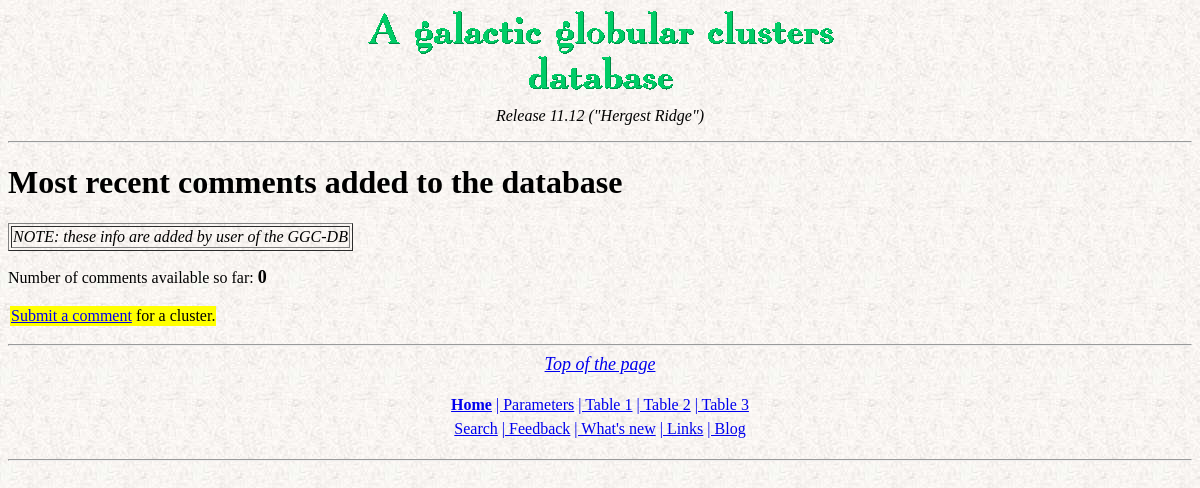
The page /lcomments.php on the database as committed earlier.
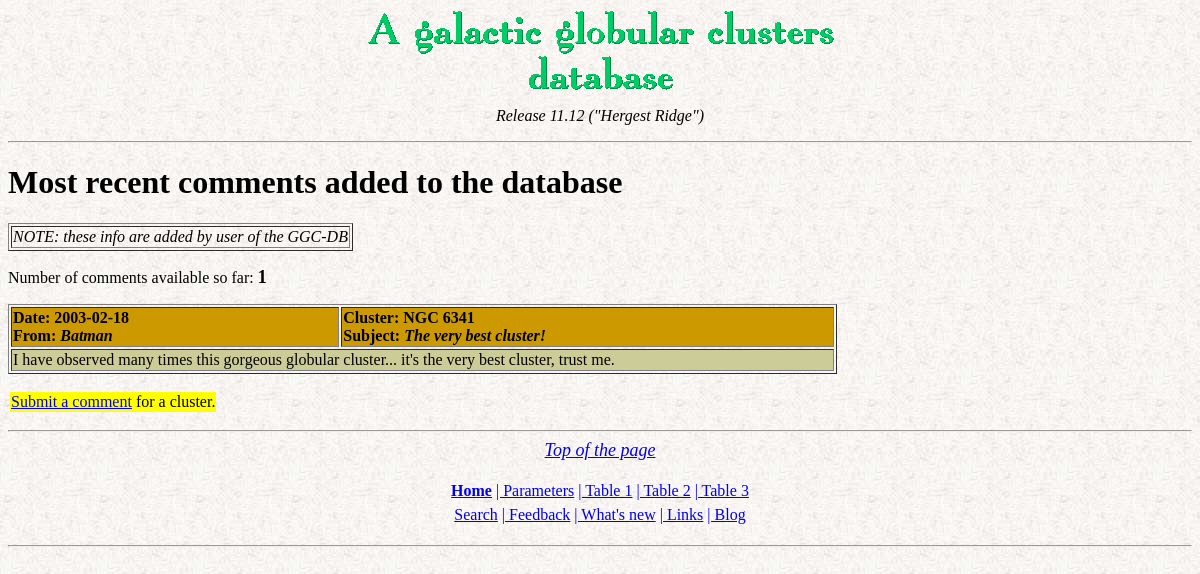
The same page on the database as committed later.
### tables this page shows
CREATE TABLE `infousers` (
  `numcomm` smallint(6) NOT NULL,
  `ID` varchar(10) DEFAULT NULL,
  `datacomm` date DEFAULT NULL,
  `nomeuser` varchar(30) DEFAULT NULL,
  `commento` text,
  `intestazione` tinytext NOT NULL
);

### lcomments.php (the view, shortened to what this page needs)
<html>
<head><title>GGCs database - Comments</title></head>
<body background="backgr2.jpg">
<?php include 'inte2.php'?>
<h1>Most recent comments added to the database</h1>
<table border=1><tr><td><i>
NOTE: these info are added by user of the GGC-DB
</i></td></tr></table>
<p>
<?php
$query = "SELECT * FROM infousers ORDER BY datacomm DESC LIMIT 10";
$result = mysql_query($query) or die("Query failed");
$res_1 = mysql_num_rows($result);
echo 'Number of comments available so far: ';
echo '<font size="+1"><b>';
echo $res_1;
echo "<p>";
if ($res_1 > 0) {
while ($line = mysql_fetch_array($result)) {
print "<table border=1 width=\"70%\">\n";
print "\t<tr align=left BGCOLOR=\"#CC9900\">\n";
print "\t\t<td width=\"40%\"><b>Date: $line[2]<br>\n";
print "<b>From: <i>$line[3]</i><br></td>\n";
print "<td><b>Cluster: $line[1]<br>\n";
print "Subject: <i>$line[5]</i></td>\n";
print "\t</tr>\n";
print "\t<tr>\n";
print "\t\t<td colspan=3 BGCOLOR=\"#CCCC99\">$line[4]</td>\n";
print "\t</tr>";
print "</table><p>\n";
 }
}
?>
<p>
<table><tr bgcolor="yellow"><td>
<a href="http://spreadsheets.google.com/viewform?key=p1N94_rn_Xm7WNbXV3QviSA">Submit a comment</a> for a cluster.
</tr></td></table>
</b>
</body>
</html>

Rows that differ between the two databases and show on the page:
added infousers: datacomm "2003-02-18", nomeuser "Batman", ID "NGC 6341", intestazione "The very best cluster!", commento "I have observed many times this gorgeous globular cluster... it's the very best cluster, trust me."
Other text that changed with them:
$res_1: "0" → "1"
